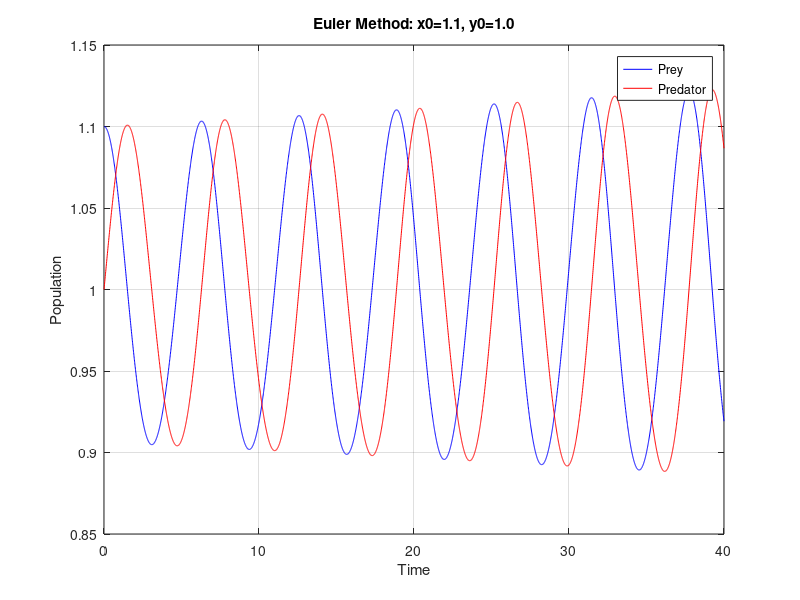
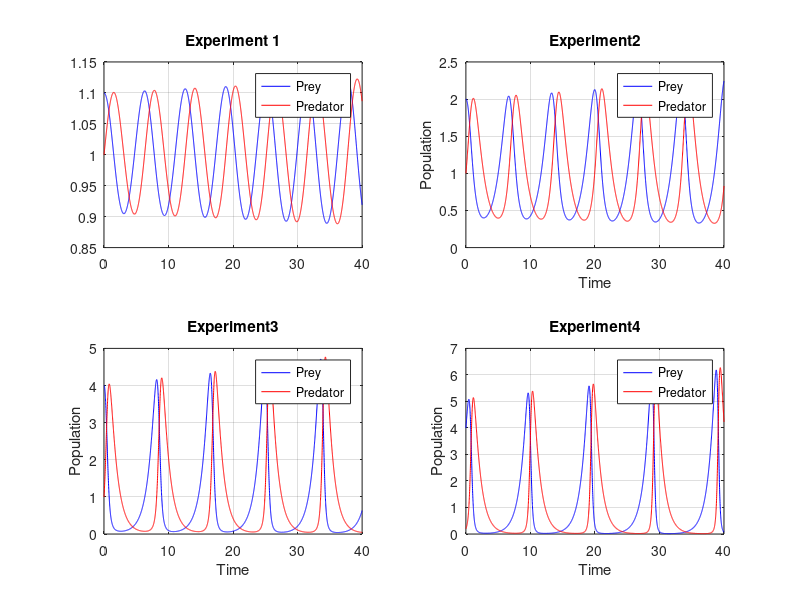
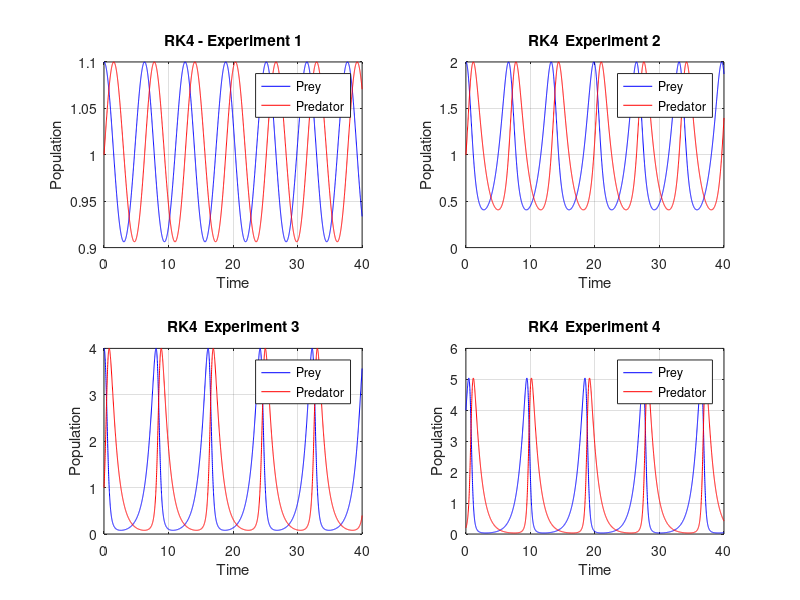
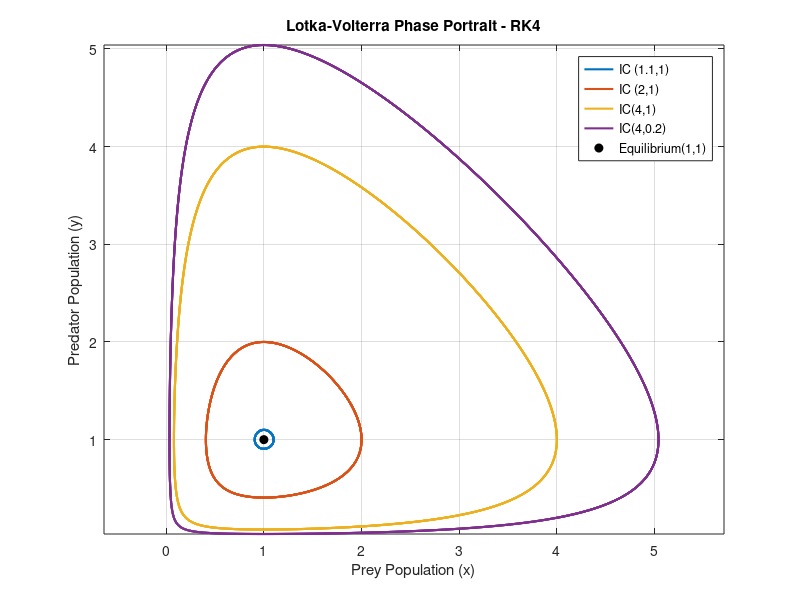

Reproduce these figures in MATLAB, in order.
clear;
clc;
close all;
h=0.01;
t=0:h:40;
x0=1.1;
y0=1;
x = zeros(size(t));
y = zeros(size(t));
x(1) = x0;
y(1) = y0;
for i = 1:length(t)-1
    x(i+1) = x(i) + h * x(i)*(1-y(i));
    y(i+1) = y(i) + h * y(i)*(x(i)-1);
end
figure;
plot(t,x,'b-');
hold on;
plot(t,y,'r');
xlabel('Time');
ylabel('Population');
legend('Prey','Predator');
title(sprintf('Euler Method: x0=%.1f, y0=%.1f',x0,y0));
grid on;
exportgraphics(gcf,sprintf('Euler_x%.1f_y%.1f.png',x0,y0));
figure;
subplot(2,2,1);
plot(t,x,'b');
hold on;
plot(t,y,'r');
title('Experiment 1');
legend('Prey','Predator');
grid on;
IC =[
2 1;
4 1;
4 0.2
];
for k=1:3

    x=zeros(size(t));
    y=zeros(size(t));
    x(1)=IC(k,1);
    y(1)=IC(k,2);

    for i = 1:length(t)-1

        x(i+1)=x(i)+h*x(i)*(1-y(i));
        y(i+1) = y(i) + h*y(i)*(x(i)-1);

    end

    subplot(2,2,k+1);
    plot(t,x,'b');
    hold on;
    plot(t,y,'r');
    title(['Experiment',num2str(k+1)]);
    xlabel('Time');
    ylabel('Population');
    legend('Prey','Predator');
    grid on;

end

exportgraphics(gcf,'Euler_Results.pdf');

%RUNGE KUTTA 4

f= @(x,y) x*(1-y);
g= @(x,y) y*(x-1);
xr= zeros(size(t));
yr=zeros(size(t));
xr(1)=1.1;
yr(1)=1;

for i = 1:length(t)-1

a=xr(i);
b=yr(i);

k1x=f(a,b);
k1y=g(a,b);

k2x=f(a+h*k1x/2, b+h*k1y/2);
k2y=g(a+h*k1x/2, b+h*k1y/2);

k3x= f(a+h*k2x/2, b+h*k2y/2);
k3y= g(a+h*k2x/2, b+h*k2y/2);

k4x= f(a+h*k3x, b+h*k3y);
k4y= g(a+h*k3x, b+h*k3y);

xr(i+1)= a+h*(k1x+2*k2x+2*k3x+k4x)/6;
yr(i+1)= b+h*(k1y+2*k2y+2*k3y+k4y)/6;

end


xrAll = zeros(length(t),4);
yrAll = zeros(length(t),4);

xrAll(:,1) = xr;
yrAll(:,1) = yr;


figure;

plot(t,xr,'b','LineWidth',1.5);
hold on;
plot(t,yr,'r','LineWidth',1.5);

xlabel('Time');
ylabel('Population');
title('RK4 - Experiment 1');
legend('Prey','Predator');
grid on;

figure;
subplot(2,2,1);

plot(t,xr,'b');
hold on;
plot(t,yr,'r');

title('RK4 - Experiment 1');
xlabel('Time');
ylabel('Population');
legend('Prey','Predator');
grid on;

IC_RK4 = [
2  1;
4  1;
4  0.2];

for k = 1:3

    xr = zeros(size(t));
    yr = zeros(size(t));

    xr(1) = IC_RK4(k,1);
    yr(1) = IC_RK4(k,2);

    for i = 1:length(t)-1

        a=xr(i);
        b=yr(i);

        k1x=f(a,b);
        k1y=g(a,b);

        k2x=f(a+h*k1x/2,b+h*k1y/2);
        k2y=g(a+h*k1x/2,b+h*k1y/2);
    
        k3x=f(a+h*k2x/2,b+h*k2y/2);
        k3y=g(a+h*k2x/2,b+h*k2y/2);

        k4x=f(a+h*k3x,b+h*k3y);
        k4y=g(a+h*k3x,b+h*k3y);

        xr(i+1)=a+h*(k1x+2*k2x+2*k3x+k4x)/6;
        yr(i+1)=b+h*(k1y+2*k2y+2*k3y+k4y)/6;

    end


    xrAll(:,k+1) = xr;
    yrAll(:,k+1) = yr;


    subplot(2,2,k+1);

    plot(t,xr,'b');
    hold on;
    plot(t,yr,'r');

    title(['RK4 _ Experiment ',num2str(k+1)]);
    xlabel('Time');
    ylabel('Population');
    legend('Prey','Predator');
    grid on;

end

exportgraphics(gcf,'RK4_Results.pdf');

figure;

plot(xrAll,yrAll,'LineWidth',1.5);
hold on;

plot(1,1,'ko','MarkerFaceColor','k');

xlabel('Prey Population (x)');
ylabel('Predator Population (y)');
title('Lotka-Volterra Phase Portrait - RK4');

legend('IC (1.1,1)','IC (2,1)','IC(4,1)','IC(4,0.2)','Equilibrium(1,1)');

axis equal;
grid on;

exportgraphics(gcf,'Phase_Portrait.pdf');

file = 'Suleyman_Ozsoy_150124022.pdf';

exportgraphics(figure(2),file,'ContentType','vector');

exportgraphics(figure(4),file,'ContentType','vector','Append',true);

exportgraphics(figure(5),file,'ContentType','vector','Append',true);
